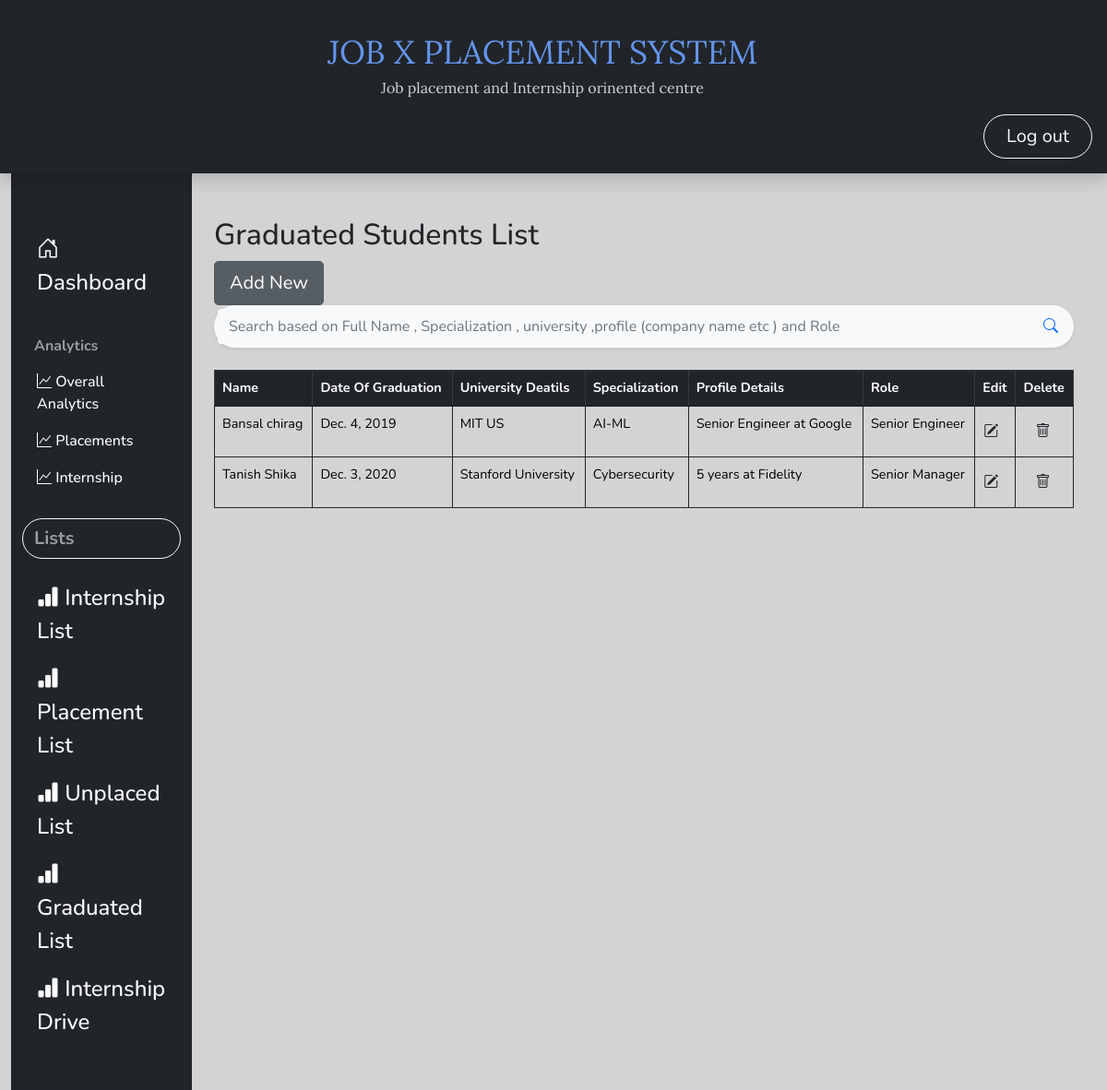
Page /Student_SPC/Glist/ (signed in) on the committed database.
### main_app/models.py (models this page shows)
class Graduated(models.Model):
    Usn = models.CharField(max_length=15,blank=True,default=None)
    Full_name=models.CharField(max_length=50)
    personal_email=models.CharField(max_length=50)
    phone=models.CharField(max_length=15)
    Date_of_Grad=models.DateField(max_length=20)
    Gre_score=models.FloatField(default=0,blank=True)
    Gmat_score=models.FloatField(default=0,blank=True)
    Toefl_score=models.FloatField(default=0,blank=True)
    Ielts_score=models.FloatField(default=0,blank=True)
    Gate_score=models.FloatField(default=0,blank=True)
    Other_score=models.CharField(max_length=30,blank=True,default=None)
    University=models.CharField(max_length=300,blank=True,default=None)
    Specialization=models.CharField(max_length=50,blank=True,default=None)
    Date_of_Join=models.DateField(max_length=20,blank=True,null=True)
    Date_of_UniGrad=models.DateField(max_length=20,blank=True,null=True)
    Current_profile_details=models.CharField(max_length=400,blank=True,default=None)
    Role=models.CharField(max_length=50,blank=True,default=None)
    Salary=models.FloatField(default=0,blank=True)

### main_app/views.py (the view)
# urls.py: path('Glist/',views.Graduated_list,name='Grad_list'),
@login_required
def Graduated_list(request):
    if'q'in request.GET:
        q=request.GET['q']
        multiple_q=Q(Q(Full_name__icontains=q)|Q(Specialization__icontains=q)|Q(Role__icontains=q)|Q(University__icontains=q)|Q(Current_profile_details__icontains=q))
        data=Graduated.objects.filter(multiple_q)
    else:
        data=Graduated.objects.all()
    context={'GradList':data}
    return render(request,"Graduated_list.html",context)

### main_app/templates/Graduated_list.html (shortened to what this page needs)
{% extends 'base.html'%}
{% block sidebar %}
{% include 'SPCsidebar.html'%}
{% endblock %}
{% block content %}
<main class="col-md-9 ms-sm-auto col-lg-10 px-md-4">
    <h1 class="mt-5 h2">Graduated Students List</h1>
    {% if user.is_authenticated and user.is_staff or user.is_superuser %}
    <a href="{% url 'Grad_form' %}" class="btn btn-secondary btn-lg active" role="button" aria-pressed="true">Add New</a>
    {% endif %}
    <br>
    <form action="">
        <div class="p-1 bg-light rounded rounded-pill shadow-sm mb-4">
          <div class="input-group">
            <input type="search" name="q" placeholder="Search based on Full Name , Specialization , university ,profile (company name etc ) and Role" aria-describedby="button-addon1" class="form-control border-0 bg-light">
            <div class="input-group-append">
              <button id="button-addon1" type="submit" class="btn btn-link text-primary"><i class="bi bi-search"></i></button>
            </div>
          </div>
        </div>
        </form>
        <table class="mt-4 table table-bordered border-dark">
            <thead class="table-dark">
                <tr>
                    <th scope="col">Name</th>
                    <th scope="col">Date Of Graduation</th>
                    <th scope="col">University Deatils</th>
                    <th scope="col">Specialization</th>
                    <th scope="col">Profile Details</th>
                    <th scope="col">Role</th>
                    {% if user.is_authenticated and user.is_staff or user.is_superuser %}
                    <th scope="col">Edit</th>
                    <th scope="col">Delete</th>
                    {% endif %}
                </tr>
            </thead>
            <tbody>
                {% for list in GradList %}
                <tr>
                    <td>{{list.Full_name}}</td>
                    <td>{{list.Date_of_Grad}}</td>
                    <td>{{list.University}}</td>
                    <td>{{list.Specialization}}</td>
                    <td>{{list.Current_profile_details}}</td>
                    <td>{{list.Role}}</td>
                    {% if user.is_authenticated and user.is_staff or user.is_superuser %}
                    <td>
                       <a href="{% url 'Gradupdate' list.id %}" class="btn text secondary px-0">
                        <i class="bi bi-pencil-square"></i>
                       </a>
                    </td>
                    <td>
                    <form action="{% url 'Graddel' list.id %}" method="post" onsubmit = "return confirm('Are you sure you want to delete?')">
                        <button type="'submit" class="btn">
                            <i class="bi bi-trash"></i>
                        </button>
                    </form>
                    </td>
                   {% endif %}
                </tr>
                {% endfor %}
            </tbody>
        </table>
    </div>
{% endblock %}

### static/css/style.css (style rules this page uses)
body { font-size: 0.9rem; font-family: 'Nunito', sans-serif; background-color:#d3d3d3; }
a { color: cornflowerblue; text-decoration: none; }
td { overflow: hidden; text-overflow: ellipsis; word-wrap: break-word; }

### rows in the picture
Graduated: Full_name "Bansal chirag", Date_of_Grad "Dec. 4, 2019", University "MIT US", Specialization "AI-ML", Current_profile_details "Senior Engineer at Google", Role "Senior Engineer"
Graduated: Full_name "Tanish Shika", Date_of_Grad "Dec. 3, 2020", University "Stanford University", Specialization "Cybersecurity", Current_profile_details "5 years at Fidelity", Role "Senior Manager"
